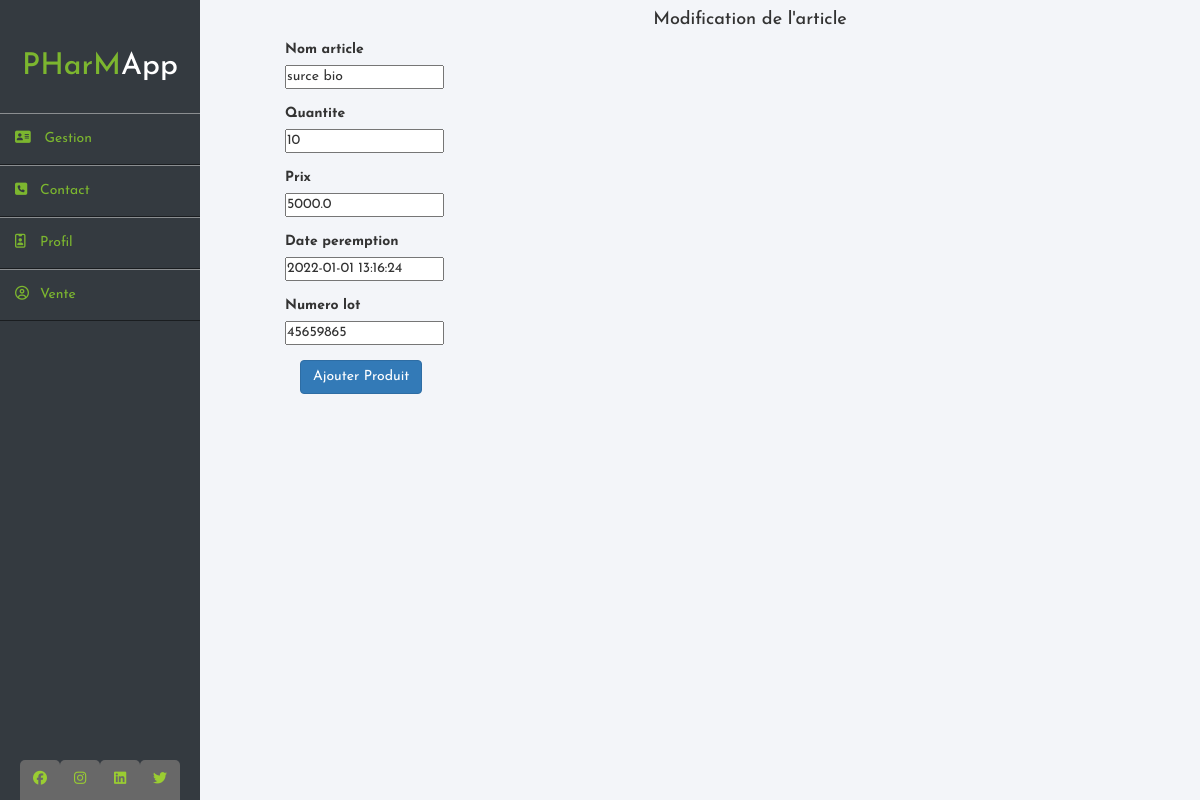
Screenshot of /inventaire/modifierdietetique/1/ with the database file from the repository.
### sys_inventaire/models.py (models this page shows, shortened)
class Produit(models.Model):
    nom_article = models.CharField(max_length=100, blank=False)
    quantite = models.IntegerField(blank=False)
    prix = models.FloatField(blank=False)
    date_peremption = models.DateTimeField()
    Numero_lot = models.IntegerField()
    class Meta:
        abstract = True

class Dietetique(Produit):
    pass

### sys_inventaire/views.py (the view)
# urls.py: path('modifierdietetique/<int:pk>/', modifier_dietetique, name='modifier_dietetique'),
def modifier_dietetique(request, pk):
    return modifier_article(request, pk, Dietetique, DietetiqueForm)

### sys_inventaire/forms.py
class DietetiqueForm(forms.ModelForm):
    class Meta:
        model = Dietetique
        fields = ('nom_article', 'quantite', 'prix', 'date_peremption', 'Numero_lot')

### sys_inventaire/views.py (called while the page is built)
def modifier_article(request, pk, model, cls):
    item = get_object_or_404(model, pk=pk)
    if request.method == 'POST':
        form = cls(request.POST, instance=item)
        if form.is_valid():
            form.save()
            return redirect('sys_inventaire:index')
    else:
        form = cls(instance=item)
        return render(request, 'modifpage.html', {'form':form})

### sys_inventaire/templates/modifpage.html (shortened to what this page needs)
{% extends 'inventory.html' %}
{% block content %}
  <div class="container-form">
    <form method="POST">
      <center>
          <h4>Modification de l'article</h4>
      </center>
      {% for field in form %}
      <div class="form-group row">
        <label for="id_{{ field.name }}" class="col-2 col-form-label">{{ field.label }}</label>
        <div class="col-10">
          {{ field }}
        </div>
      </div>
      {% endfor %}
      <div class="form-group row">
        <div class="offset-sm-2 col-sm-6">
          <button type="submit" class="btn btn-primary">Ajouter Produit</button>
        </div>
      </div>
    </form>
  </div>
{% endblock %}

### core/static/css/style-inventaire.css (style rules this page uses)
* { margin: 0; padding: 0; box-sizing: border-box; list-style: none; text-decoration: none; font-family: 'Josefin Sans', sans-serif; }
body { background: #f3f5f9; }
.wrapper .main_content .container-form { position: relative; display: block; padding-left: 100px; }

### rows the page displays
Dietetique: form "surce bio" "10" "5000.0" "2022-01-01 13:16:24" "45659865"

### other values shown
{{ field.label }} "Nom article" "Quantite" "Prix" "Date peremption" "Numero lot"
